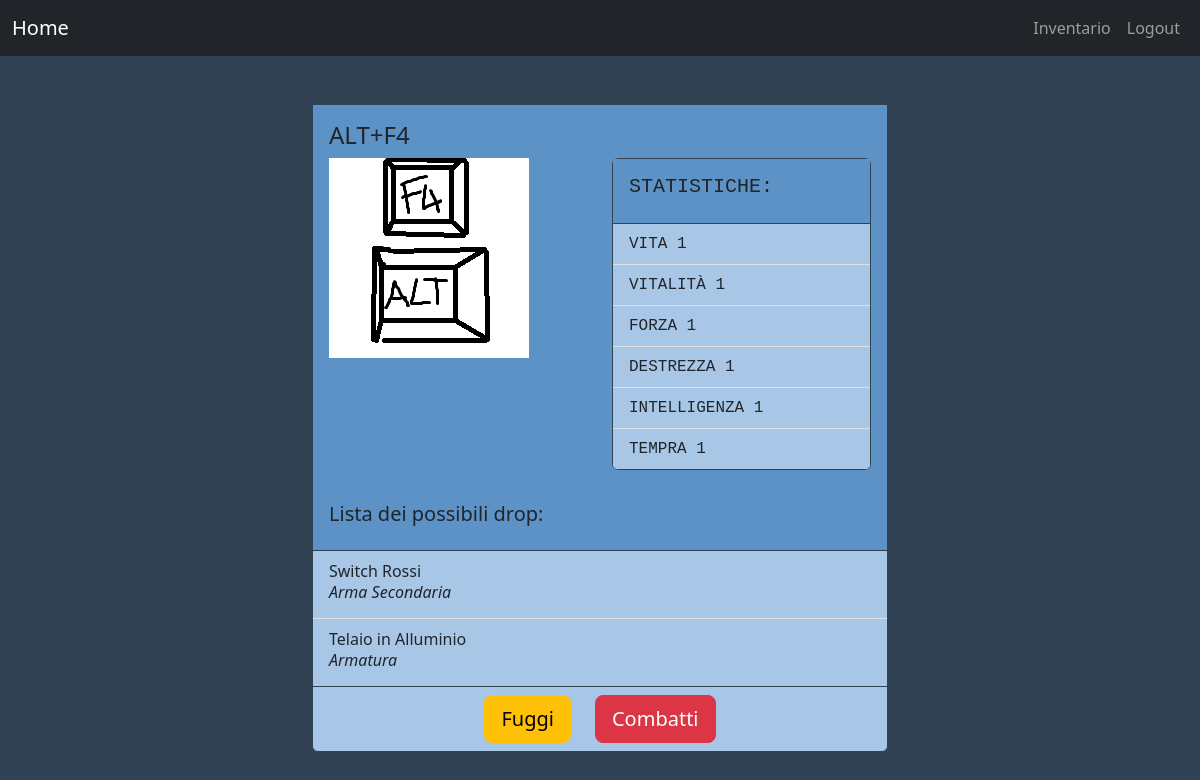
/boss/Tastiera/ (signed in), run on the app's committed database.
### struttureGioco/models.py (models this page shows, shortened)
class Boss(models.Model):
	nome = models.CharField(max_length = 50, unique = True)
	luogo = models.CharField(max_length = 100, null = True, unique = True)
	vita = models.IntegerField(default = 10)
	abilitato = models.BooleanField(default = False)
	vitalita = models.IntegerField(default = 0)
	forza = models.IntegerField(default = 0)
	destrezza = models.IntegerField(default = 0)
	intelligenza = models.IntegerField(default = 0)
	tempra = models.IntegerField(default = 0)
	def upload_location(instance, filename):
		filebase, extension = filename.split('.')
		return 'static/imgB/%s.%s' % (instance.nome, extension)
	image = models.ImageField(upload_to = upload_location, null = True, storage = OverwriteStorage())

class Personaggio(models.Model):
	nome = models.CharField(max_length = 50, null = True)
	armaPrimaria = models.ForeignKey(Equipaggiamento, null = True, on_delete = models.CASCADE, blank = True,
	                                 related_name = '+')
	armaSecondaria = models.ForeignKey(Equipaggiamento, null = True, on_delete = models.CASCADE, blank = True,
	                                   related_name = '+')
	armatura = models.ForeignKey(Equipaggiamento, null = True, on_delete = models.CASCADE, blank = True,
	                             related_name = '+')
	vita = models.IntegerField(default = 10)
	vitalita = models.IntegerField(default = 1)
	forza = models.IntegerField(default = 2)
	destrezza = models.IntegerField(default = 1)
	intelligenza = models.IntegerField(default = 1)
	tempra = models.IntegerField(default = 1)
	zaino = models.ManyToManyField(Equipaggiamento, through = 'Inventario')

class Equipaggiamento(models.Model):
	nome = models.CharField(max_length = 50, unique = True)
	tipo = models.CharField(max_length = 1, choices = TIPOEQUIPAGGIAMENTO, null = True)
	abilitato = models.BooleanField(default = True)
	boss = models.ForeignKey("Boss", on_delete = models.CASCADE, blank = True, null = True)
	vitalita = models.IntegerField(default = 0)
	forza = models.IntegerField(default = 0)
	destrezza = models.IntegerField(default = 0)
	intelligenza = models.IntegerField(default = 0)
	tempra = models.IntegerField(default = 0)

### account/models.py (models this page shows, shortened)
class Account(AbstractBaseUser):
	playerID = models.CharField(max_length=50, unique=True)
	date_joined = models.DateTimeField(verbose_name='date joined', auto_now_add=True)
	last_login = models.DateTimeField(verbose_name='last login', auto_now=True)
	is_admin = models.BooleanField(default=False)
	is_active = models.BooleanField(default=True)
	is_staff = models.BooleanField(default=False)
	is_superuser = models.BooleanField(default=False)
	personaggio = models.ForeignKey(Personaggio, on_delete=models.CASCADE, null=True)
	USERNAME_FIELD = "playerID"
	objects = MyAccountManager()

### home/views.py (the view)
# urls.py: path(r'boss/<nomeLuogo>/', dettaglioBossView, name = "dettaglioBoss"),
def dettaglioBossView(request, nomeLuogo):
	user = request.user
	context = {'elementoVinto': None, 'elementoGiaVinto': None, 'vittoria': None, 'flag': False}
	if not user.is_authenticated:
		return redirect("login")
	try:
		boss = Boss.objects.get(luogo = nomeLuogo)
		context['boss'] = boss
		context['vitaboss'] = boss.vita * boss.vitalita
		context['listaDrop'] = Equipaggiamento.objects.filter(boss = boss).order_by('nome')
		if request.POST:
			print("hehehehe")
			context['flag'] = True
			context['vittoria'] = False
			vittoria = combattiBoss(request.user, boss)
			context['vittoria'] = vittoria
			print(vittoria)
			if vittoria:
				elementoVinto = sceltaDrop(boss)
				context['elementoVinto'] = elementoVinto
				if not user.personaggio.zaino.filter(nome = elementoVinto.nome):
					user.personaggio.zaino.add(elementoVinto)
					user.personaggio.save()
					context['elementoGiaVinto'] = False
				else:
					context['elementoGiaVinto'] = True
		else:
			print("nonono")
	except Boss.DoesNotExist:
		return redirect("luoghi")
	return render(request, "dettaglioBoss.html", context)

### home/templates/dettaglioBoss.html (shortened to what this page needs)
<!DOCTYPE html>
{% load bootstrap5 %}
{% bootstrap_css %}
<html lang="en">
<head>
	{% load static %}
	<link rel="stylesheet" href="{% static 'styles.css' %}">
</head>
<body>
<nav class="navbar navbar-expand navbar-dark bg-dark mb-5 ">
	<div class="container-fluid">
		<a class="navbar-brand" href="http://127.0.0.1:8000/home">Home</a>
		<div class="collapse navbar-collapse">
			<ul class="navbar-nav  mb-2 mb-lg-0">
				<li class="nav-item">
					<a class="nav-link" href="{% url 'inventario' %}">Inventario</a>
				</li>
				<li class="nav-item">
					<a class="nav-link" href="{% url 'logout' %}">Logout</a>
				</li>
			</ul>
		</div>
	</div>
</nav>
<div class="container-fluid">
	<div class="row">
		<div class="col-6 mx-auto">
			<div class="card  border-secondary mb-3" style="background-color:#A8C7E6;">
				<div class="card-body">
					<div class="row">
						<h4 class="card-title">{{boss.nome}}</h4>
					</div>
					<div class="row">
						<div class="col">
							<img src="../../{{boss.image.name}}" alt="immagine {{boss.nome}}"
							     class="align-middle img-fluid">
						</div>
						<div class="col ">
							<div class="card">
								<div class="card-body">
									<h5 class="font-monospace text-uppercase">Statistiche:</h5>
								</div>
								<ul class="list-group list-group-flush">
									<li class="list-group-item font-monospace ">VITA {{vitaboss}}</li>
									<li class="list-group-item font-monospace ">VITALIT&Agrave; {{boss.vitalita }}
									</li>
									<li class="list-group-item font-monospace ">FORZA {{boss.forza}}
									</li>
									<li class="list-group-item font-monospace ">DESTREZZA
										{{request.user.personaggio.destrezza }}
									</li>
									<li class="list-group-item font-monospace ">INTELLIGENZA
										{{boss.intelligenza}}
									</li>
									<li class="list-group-item font-monospace ">TEMPRA {{boss.tempra }}
									</li>
								</ul>
							</div>
						</div>
					</div>
				</div>
				<div class="card-body">
					<h5>Lista dei possibili drop:</h5>
				</div>
				{% if listaDrop.count == 0 %}
				<h6 class="fst-italic text-center">NESSUN DROP. QUALCHE ADMIN NON HA FATTO IL PROPRIO DOVERE...</h6>
				{% else %}
				<ul class="list-group list-group-flush">
					{% for item in listaDrop %}
					<li class="list-group-item">{{item.nome}}
						{% if item.tipo == "A"%}
						<h6 class="fst-italic">Armatura</h6>
						{%elif item.tipo == "P"%}
						<h6 class="fst-italic">Arma Primaria</h6>
						{%else%}
						<h6 class="fst-italic">Arma Secondaria</h6>
						{% endif %}
					</li>
					{% endfor %}
				</ul>
				{% endif %}
				<div class="row mx-auto mt-2 mb-2">
					<div class="col">
						<a class="btn-lg  btn btn-warning " href="../luoghi/">Fuggi</a>
					</div>
					<div class="col">
						<form method="post" class="" id="formCombatti">
							{% if listaDrop.count == 0 %}
							<button type="submit" class=" btn btn-lg btn-danger" disabled>Combatti</button>
							{% else %}
							<button type="submit" class=" btn btn-lg btn-danger">Combatti</button>
							{% endif %}
						</form>
					</div>
				</div>
			</div>
		</div>
	</div>
</div>
</body>
</html>

### home/static/styles.css (style rules this page uses)
.navbar-collapse { justify-content: flex-end; }
.card { border-color: #304254 !important;; }
.card-body { background-color: #5D92C7; }
body { background-color: #304254; }
.list-group-item { background-color: #A8C7E6; }

### data on the page
Boss: nome "ALT+F4", image.name (picture), vitalita "1", forza "1", intelligenza "1", tempra "1"
Account: user.personaggio.destrezza "1"
Equipaggiamento: nome "Switch Rossi", tipo "Arma Secondaria"
Equipaggiamento: nome "Telaio in Alluminio", tipo "Armatura"

### other printed values
{{ vitaboss }} "1"
